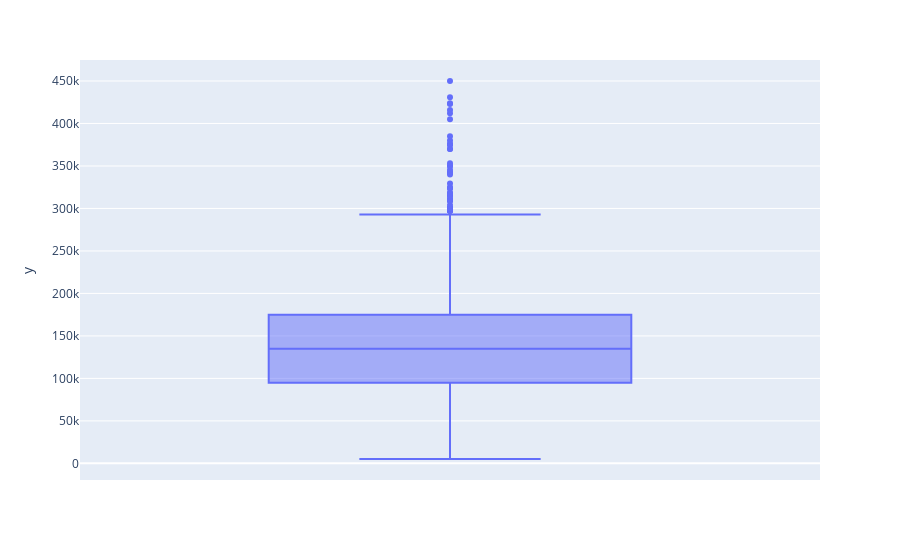

Here is the notebook cell this chart was saved with:
### Code cell
fig = px.box(y=salary.values)
fig.show()

### Figure 1 — Plotly figure (JSON) as saved in the notebook; plotly's stock layout.template omitted (floating-point values rounded to 4 significant figures; data arrays with more than 128 entries replaced by an {"elided": "..."} marker saying what was removed)
{"data": [{"alignmentgroup": "True", "hovertemplate": "y=%{y}<extra></extra>", "legendgroup": "", "marker": {"color": "#636efa"}, "name": "", "notched": false, "offsetgroup": "", "orientation": "v", "showlegend": false, "type": "box", "x0": " ", "xaxis": "x", "y": {"elided": "3755 int values"}, "y0": " ", "yaxis": "y"}], "layout": {"autosize": true, "boxmode": "group", "legend": {"tracegroupgap": 0}, "margin": {"t": 60}, "xaxis": {"anchor": "y", "autorange": true, "domain": [0, 1], "range": [-0.5, 0.5], "type": "category"}, "yaxis": {"anchor": "x", "autorange": true, "domain": [0, 1], "range": [-19580.0, 474700.0], "title": {"text": "y"}, "type": "linear"}}}
